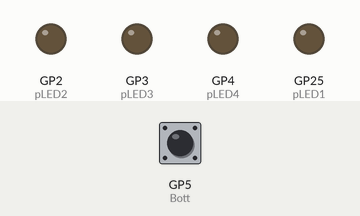
A program run on a simulated Raspberry Pi Pico running MicroPython. Shown: output pins drawn as LEDs (lit = HIGH). Dashed ring = blinking. The inputs (shaded band) are chosen by the test bench; at power-on: GP5 (Bott) LOW. What the program prints to the serial console is not drawn.

Above: at 1.2 s.
1.3 s: GP5 (Bott) pulled HIGH for 1 s
At 3.2 s:
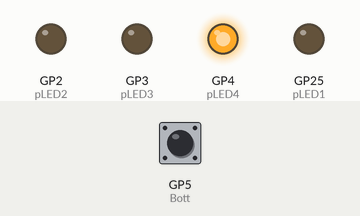
3.8 s: GP5 (Bott) pulled HIGH for 0.3 s
At 5.1 s:
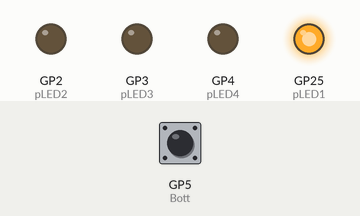
5.6 s: GP5 (Bott) pulled HIGH for 3.2 s
At 9.4 s:
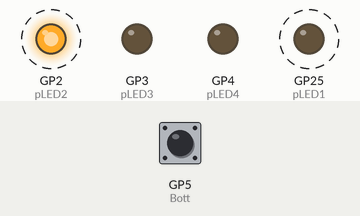
Timing chart, 0 to 10.9 s (numbered marks = the images above; inputs shaded):
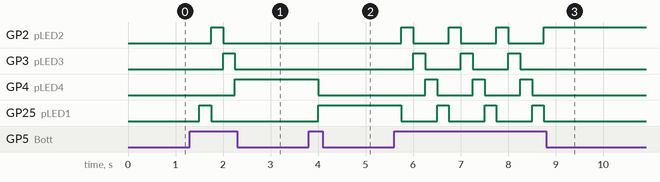

Measured:
- after the input at 1.3 s, GP2 (pLED2): LOW → HIGH after 0.45 s, → LOW 0.25 s later; GP3 (pLED3): LOW → HIGH after 0.70 s, → LOW 0.25 s later; GP4 (pLED4): LOW → HIGH after 0.95 s; GP25 (pLED1): LOW → HIGH after 0.20 s, → LOW 0.25 s later
- after the input at 3.8 s, GP4 (pLED4): HIGH → LOW after 0.20 s; GP25 (pLED1): LOW → HIGH after 0.20 s
- after the input at 5.6 s, GP2 (pLED2): alternates HIGH for 0.25 s and LOW for 0.75 s, 7 changes in all, then stays HIGH, starting after 0.15 s; GP3 (pLED3): alternates HIGH for 0.25 s and LOW for 0.75 s, 6 changes in all, then stays LOW, starting after 0.40 s

The program:

Programa2.py
```python
from machine import Pin
import time
pLED1 = Pin(25, Pin.OUT)    # create output pin on GPIO0
pLED2 = Pin(2, Pin.OUT)
pLED3 = Pin(3, Pin.OUT)
pLED4 = Pin(4, Pin.OUT)
Bott = Pin(5, Pin.IN, Pin.PULL_DOWN)
print(""+str(Bott.value()))
l1 = 1
l2 = 0
l3 = 0
l4 = 0
while True:
    if Bott.value():
        pLED1.value(l1)
        pLED2.value(l2)
        pLED3.value(l3)
        pLED4.value(l4)
        if l1 == 1:
            l1 = 0
            l2 = 1
            l3 = 0
            l4 = 0
        elif l2 == 1:
            l1 = 0
            l2 = 0
            l3 = 1
            l4 = 0
        elif l3 == 1:
            l1 = 0
            l2 = 0
            l3 = 0
            l4 = 1
        elif l4 == 1:
            l1 = 1
            l2 = 0
            l3 = 0
            l4 = 0
    time.sleep_ms(250)
```
